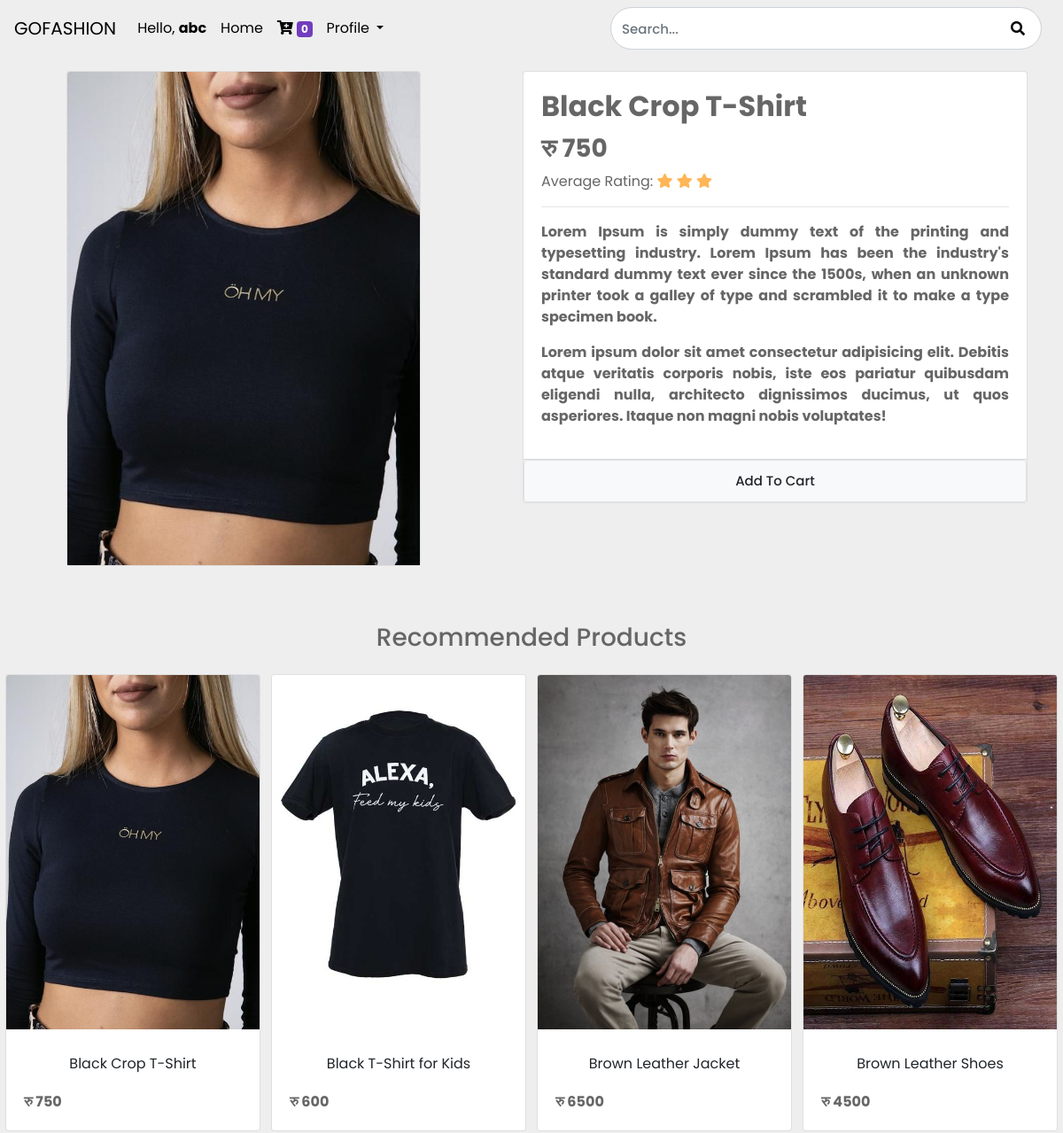
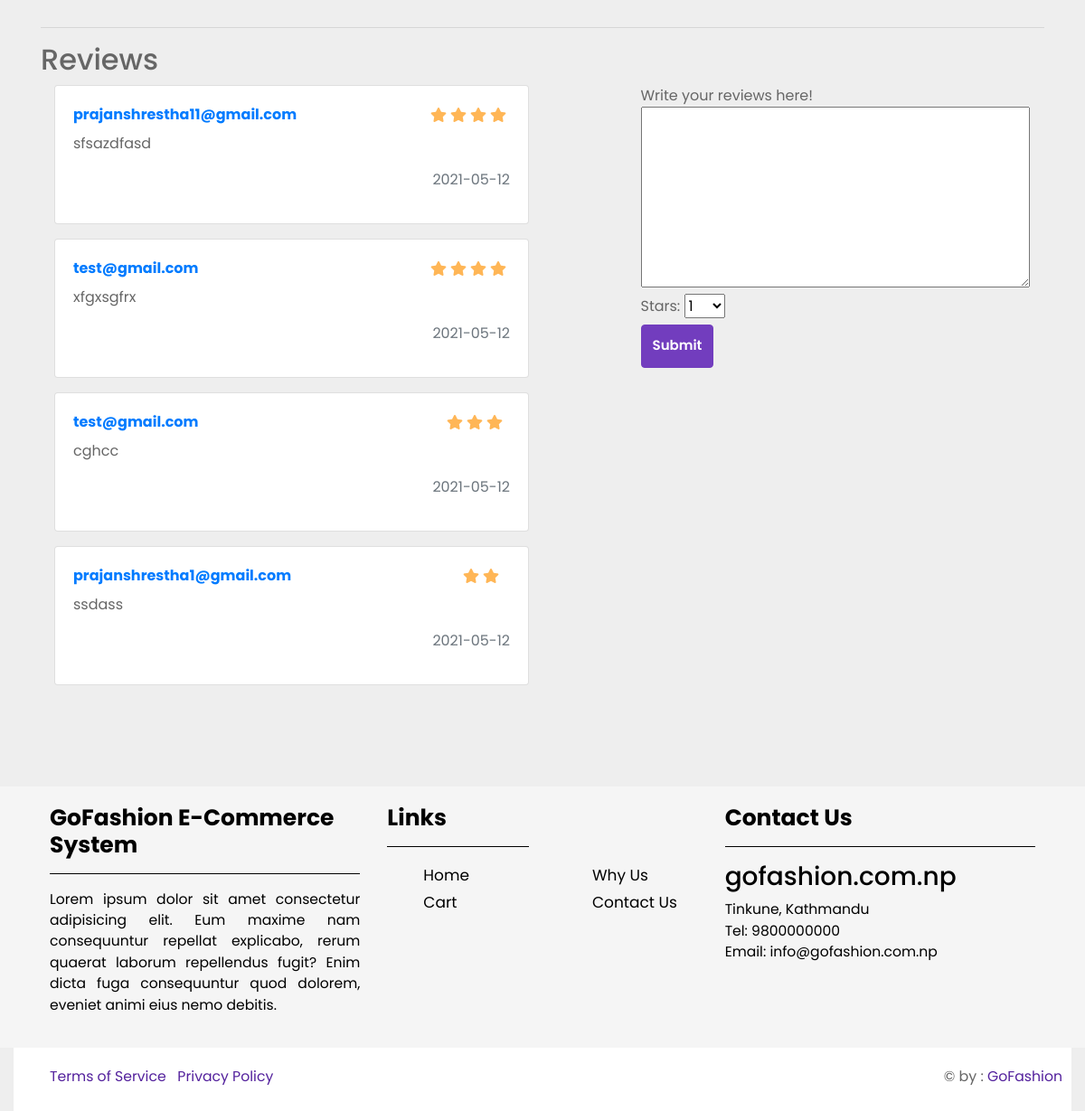
The app's page /product_description/2 (signed in) with its own data (2 pictures, top to bottom).
### store/models/product.py (models this page shows, shortened)
class Product(models.Model):
    name = models.CharField(max_length=50)
    price = models.IntegerField(default=0)
    category = models.ForeignKey(Category, on_delete=models.CASCADE, default=1)
    description = models.TextField(max_length=10000, default='')
    image = models.ImageField(upload_to='uploads/products/')
    def get_rating(self):
        total = sum(int(review['stars']) for review in self.reviews.values())
        if self.reviews.count() > 0:
            return total / self.reviews.count()
        else:
            return 0
    def __str__(self):
        return self.name

### store/models/product_review_rating.py (models this page shows)
class ProductReviewRating(models.Model):
    product = models.ForeignKey(Product, related_name='reviews', on_delete=models.CASCADE)
    customer = models.ForeignKey(Customer, related_name='reviews', on_delete=models.CASCADE)
    content = models.TextField(blank=True, null=True)
    stars = models.IntegerField()
    date_added = models.DateTimeField(auto_now_add=True)

### store/models/customer.py (models this page shows, shortened)
class Customer(models.Model):
    first_name = models.CharField(max_length=50)
    last_name = models.CharField(max_length=50)
    phone = models.CharField(max_length=15)
    email = models.EmailField()
    password = models.CharField(max_length=500)
    age = models.CharField(max_length=10, null=True)
    gender = models.CharField(max_length=10, null=True)
    city = models.CharField(max_length=20, null= True)
    street = models.CharField(max_length=50, null= True)

### store/views/product_description.py (the view, shortened to what this page needs)
# urls.py: path('product_description/<int:ids>', product_description.ProductDescription.as_view(), name='product_description'),
class ProductDescription(View):
    def get(self, request, ids):
        cart = request.session.get('cart')
        if not cart:
            request.session['cart'] = {}
        product = Product.objects.filter(id=ids)
        print(product)
        for item in product:
            recommended = recommendation(item.name, request.session.get('customer'), item.id)
            product_object_list = []
            if recommended is not None:
                for items in range(len(recommended)):
                    item = Product.objects.get(name=recommended[items])
                    product_object_list.append(item)
            print(product_object_list)
            data = {
                'product': product[0],
                'recommend': product_object_list
            }
        return render(request, 'product_description.html', data)

### store/templatetags/cart.py (called while the page is built)
@register.filter(name='is_in_cart')
def is_in_cart(product, cart):
    keys = cart.keys()
    for id in keys:
        if int(id) == product.id:
            return True
    return False

### store/templatetags/custom_filter_for_currency.py (called while the page is built)
@register.filter(name='currency')
def currency(number):
    return 'रु ' + str(number)

### store/views/product_review_rating.py (called while the page is built)
def average_rate(product):
    reviews = ProductReviewRating.objects.filter(product=product).aggregate(average=Avg('stars'))
    avg = 0
    if reviews["average"] is not None:
        avg = float(reviews["average"])
    return avg

def fetch_data():
    products = Product.objects.all()
    product_list = []
    for product in products:
        product_list.append([product.id, product.name, int(average_rate(product))])
    return product_list

### store/templates/product_description.html (shortened to what this page needs)
{% extends 'base.html' %}
{% load static %}
{% block content %}
{% load cart %}
{% load custom_filter_for_currency %}
<html>
<head>
  <link rel="stylesheet" href="https://stackpath.bootstrapcdn.com/bootstrap/4.3.1/css/bootstrap.min.css"
>
  <link rel="stylesheet" type="text/css" href="{% static '/css/style.css/' %}">
</head>
<body>
  <div class="container-fluid mt-3">
    <div class="row justify-content-between mb-5">
      <div id="products-image" class="col-lg-5 mx-auto">
        <div class="card mx-auto mb-3" id="{{ product.id }}" style="width: 25rem;">
          <img class="card-img-top" src="{{ product.image.url }}" alt="Card image cap">
        </div>
      </div>
      <div id="products-description" class="col-lg-6 mx-auto">
        <div class="row mx-auto">
          <div class="card mx-auto mb-3" id="{{ product.id }}">
            <div class="card-body">
              <h2 class="card-title pname">{{ product.name }}</h2>
              <h3 class="card-text"><b>{{ product.price|currency }}</b></h3>
              <span class="rating">
                <span class="rating-text">Average Rating: </span>
                <i
                  class='fa fa-star{% if product.get_rating < 1 %}-o empty{% endif %} {% if product.get_rating > 0.5 and product.get_rating < 1 %}fa-star-half-o{% endif %}'></i>
                <i
                  class='fa fa-star{% if product.get_rating < 2 %}-o empty{% endif %} {% if product.get_rating > 1.5 and product.get_rating < 2 %}fa-star-half-o{% endif %}'></i>
                <i
                  class='fa fa-star{% if product.get_rating < 3 %}-o empty{% endif %} {% if product.get_rating > 2.5 and product.get_rating < 3 %}fa-star-half-o{% endif %}'></i>
              </span>
              <hr>
              <p class="card-text text-justify"><b>{{ product.description }}</b></p>
              <p class="text-justify"> <b>Lorem ipsum dolor sit amet consectetur adipisicing elit. Debitis atque
                  veritatis corporis nobis, iste eos pariatur quibusdam eligendi nulla, architecto dignissimos ducimus,
                  ut quos asperiores. Itaque non magni nobis voluptates!</b> </p>
            </div>
            <div class="card-footer p-0 no-gutters">
              {% if product|is_in_cart:request.session.cart %}
              <div class="row no-gutters">
                <form action="/product_description/{{ product.id }}" class="col-2" method="post">
                  {% csrf_token %}
                  <input hidden type="text" name="product" value="{{ product.id }}">
                  <input hidden type="text" name="remove" value="True">
                  <input type="submit" value="-" class="btn btn-block btn-secondary">
                </form>
                <div class="text-center col">
                  {{ product|product_quantity_in_cart:request.session.cart }} in Cart
                </div>
                <form action="/product_description/{{ product.id }}" class="col-2" method="post">
                  {% csrf_token %}
                  <input hidden type="text" name="product" value="{{ product.id }}">
                  <input type="submit" value="+" class="btn btn-block btn-secondary">
                </form>
              </div>
              {% else %}
              <form action="/product_description/{{ product.id }}" method="POST" class="btn-block">
                <input type="submit" class="float-right btn btn-light border form-control" value="Add To Cart">
              </form>
              {% endif %}
            </div>
          </div>
        </div>
      </div>
    </div>
  </div>
  {% if recommend %}
  <div class="row mx-auto">
    <h3 class="text-center w-100 mb-4" >Recommended Products</h3>
    {% for product in recommend %}
    <div class="card mx-auto mb-3" id="{{ product.id }}" style="width: 18rem;">
      <a href="/product_description/{{ product.id }}" class="product-image">
        <img class="card-img-top" src="{{ product.image.url }}" alt="Card image cap">
      </a>
      <div class="card-body">
        <a href="/product_description/{{ product.id }}" class="btn btn-block">
          <p class="card-title">{{ product.name }}</p>
        </a>
        <p class="card-text"><b>{{ product.price|currency }}</b></p>
      </div>
    </div>
    {% endfor %}
  </div>
  {% endif %}
  <div class="row justify-content-start mb-4">
    <div class="container">
      <hr>
      <h2 class="subtitle w-100">Reviews</h2>
      <div class="d-flex justify-content-between">
        <div class="reviews-wrapper col-6">
          {% for review in product.reviews.all %}
          <div class="card card-inner mb-3">
            <div class="card-body">
              <div class="row">
                <div class="col-md-12">
                  <div class="d-flex justify-content-between align-items-center mb-2">
                    <p class="mb-0"><a href="#"><strong>{{ review.customer.email }}</strong></a></p>
                    <div class="d-flex align-items-center">
                      <i class="fa fa-star{% if review.stars < 1 %}-o empty{% endif %} mr-1"></i>
                      <i class="fa fa-star{% if review.stars < 2 %}-o empty{% endif %} mr-1"></i>
                      <i class="fa fa-star{% if review.stars < 3 %}-o empty{% endif %} mr-1"></i>
                      <i class="fa fa-star{% if review.stars < 4 %}-o empty{% endif %} mr-1"></i>
                    </div>
                  </div>
                  <p class="text-justify">{{ review.content }}</p>
                  <p class="text-secondary text-right">{{ review.date_added | date:"Y-m-d" }}</p>
                </div>
              </div>
            </div>
          </div>
          {% empty %}
          <div class="notification">
            No reviews yet...
          </div>
          {% endfor %}
        </div>
        <div class="notification col-5 px-3">
          {% if request.session.customer %}
          <form method="POST" action="/product_review_rating/{{ product.id }}">
            <div class="field">
              <label">Write your reviews here!</label>
                <div class="control">
                  <textarea name="content" class="textarea" style="height: 200px; width: 100%;"></textarea>
                </div>
            </div>
            <div class="field">
              <label>Stars: </label>
              <div class="control d-inline-block">
                <div class="select">
                  <select name="stars" style="width: 45px;">
                    <option value="1">1</option>
                  </select>
                </div>
              </div>
            </div>
            <div class="field">
              <div class="control">
                <button class="btn my-2 my-sm-0 btn-custom">Submit</button>
              </div>
            </div>
          </form>
          {% else %}
          <p>Please <a href="/signup">register</a> or <a href="/login">login</a> to add review.</p>
          {% endif %}
        </div>
      </div>
    </div>
  </div>
</body>
</html>
{% endblock %}

### static/css/style.css (style rules this page uses)
body { font-family: 'Poppins', sans-serif; font-size: 16px; background: #eee; color:#666; overflow-x: hidden; }
.form-control { font-size: 15px; min-height: 48px; font-weight: 500; }
.btn-custom { background: #723dbe; border-color:#723dbe; color:#fff; font-size: 15px; font-weight: 600; min-height: 48px; }
.product-image { overflow: hidden; position: relative; }
.pname { font-weight: bold; }
.fa-star, .fa-star-half-o, .fa .fa-star { color: #FFB656 !important; }

### records on screen
Product: image (picture), name "Black Crop T-Shirt", price "रु 750", description "Lorem Ipsum is simply dummy text of the printing and typesetting industry. Lorem Ipsum has been the industry's standard dummy text ever since the 1500s, when an unknown printer took a galley of type and scrambled it to make a type specimen book."
Product: image (picture), name "Black T-Shirt for Kids", price "रु 600"
Product: image (picture), name "Brown Leather Jacket", price "रु 6500"
Product: image (picture), name "Brown Leather Shoes", price "रु 4500"
ProductReviewRating: customer.email "prajanshrestha11@gmail.com", stars 4 (drawn), content "sfsazdfasd", date_added "2021-05-12"
ProductReviewRating: customer.email "test@gmail.com", stars 4 (drawn), content "xfgxsgfrx", date_added "2021-05-12"
ProductReviewRating: customer.email "test@gmail.com", stars 3 (drawn), content "cghcc", date_added "2021-05-12"
ProductReviewRating: customer.email "prajanshrestha1@gmail.com", stars 2 (drawn), content "ssdass", date_added "2021-05-12"

### other values on screen
{{ request.session.first_name }} "abc"
{{ request.session.cart.keys|length }} "0"
